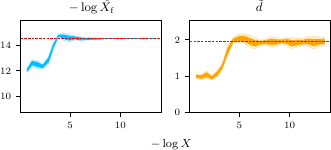

The script that saved this image:
import matplotlib.pyplot as plt
from aeons.utils import *
from aeons.plotting import *
figsettings()

samples = pickle_in(f'{aeons_dir}/data/predictions/gauss/two.pkl')
iterations, logXfs, logXfs_std, true_endpoint = read_from_txt(f'{aeons_dir}/data/predictions/gauss/two_logXfs.txt')
iterations, d_Gs, d_Gs_std = read_from_txt(f'{aeons_dir}/data/predictions/gauss/two_d_Gs.txt')

logXf_true = samples.logX().iloc[int(true_endpoint[0])]
logXs = samples.logX().iloc[iterations]
endpoints, endpoints_std = calc_endpoints(iterations, logXs, logXfs, logXfs_std, nlive=705)

fig, axs = plt.subplots(1, 2, figsize=(4, 1.2))
plot_std(-logXs, -logXfs, logXfs_std, -logXf_true, ylim=(0.6, 1.1), color='deepskyblue', ax=axs[0])
plot_std(-logXs, d_Gs, d_Gs_std, d_Gs[-1], (0, 1.3), color='orange', ax=axs[1])
axs[0].set_title('$-\\log \hat{X_\mathrm{f}}$')
axs[1].set_title(f'$\\tilde{{d}}$')
fig.supxlabel('$-\\log X$', y=-0.2)
fig.savefig('phase_transition.pdf', pad_inches=0, bbox_inches='tight')
